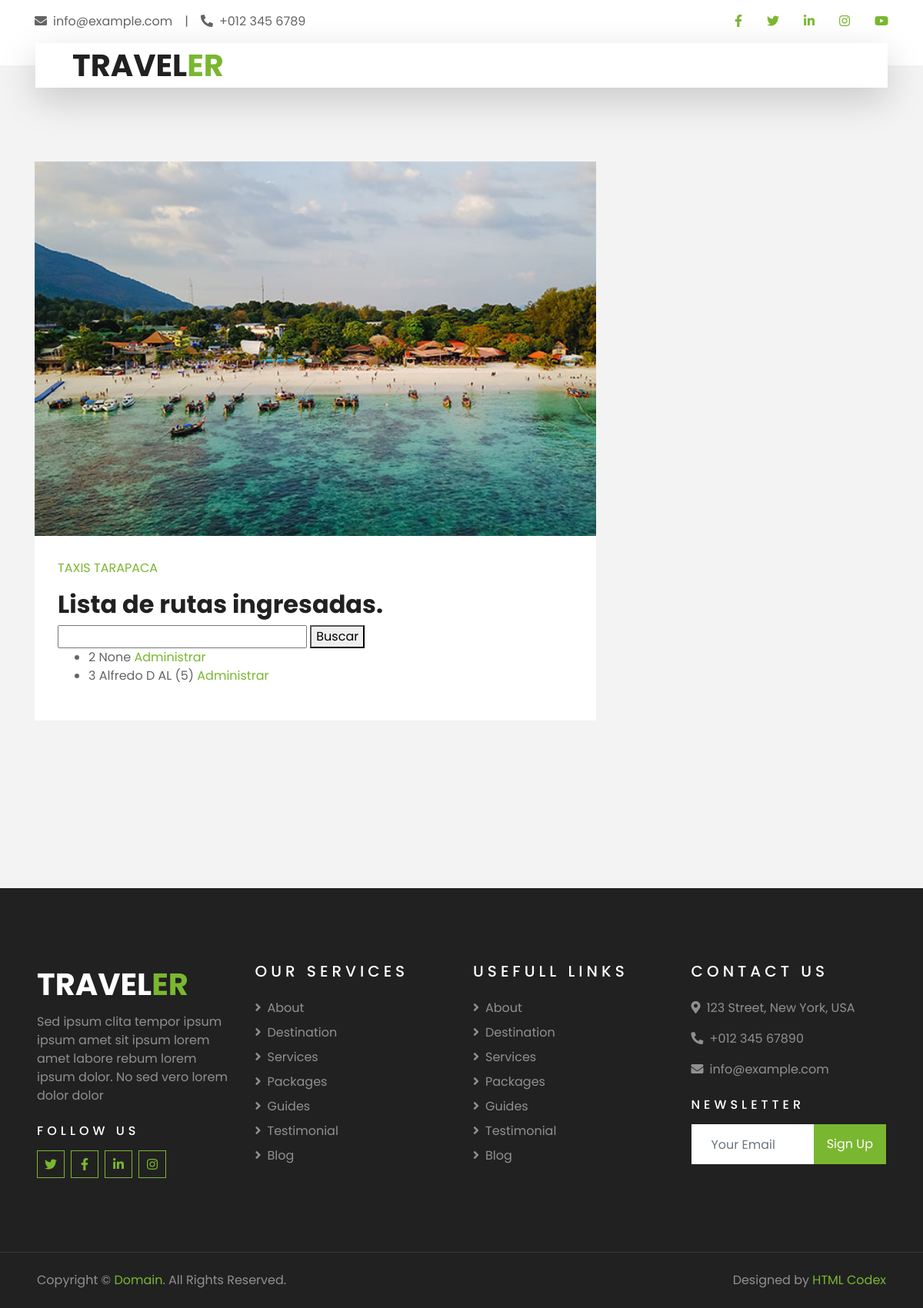
/es/scr_arut/ (signed in), run on the app's committed database.
### Gestion_viajes/models.py (models this page shows)
class Ruta(models.Model):
    id = models.AutoField(primary_key=True,unique=True)
    conductor = models.ForeignKey(Taxista,on_delete=models.SET_NULL,null=True,blank=True,default=None)
    origen = models.CharField(max_length=254,null=True,blank=True)
    numero_origen = models.IntegerField(null=True,blank=True)
    tipo_origen = models.ForeignKey(TiposCalle,on_delete = models.SET_NULL,blank=True,null=True,default=None,related_name='ruta_torigen')
    destino = models.CharField(max_length=54,null=True,blank=True)
    numero_destino = models.IntegerField(null=True,blank=True)
    tipo_destino = models.ForeignKey(TiposCalle,on_delete = models.SET_NULL,blank=True,null=True,default=None,related_name='ruta_tdestino')
    fecha_viaje = models.DateField(null=True,blank=True)
    hora_viaje = models.TimeField(null=True,blank=True)
    anulado = models.IntegerField(null=True,blank=True)
    motivo_anulacion = models.TextField(null=True,blank=True)
    observacion = models.CharField(max_length=254,null=True,blank=True)
    descripcion = models.TextField(null=True,blank=True)
    tipo_tarifa = models.ForeignKey(Tarifa,models.SET_NULL,null=True,blank=True,default=None)
    monto_tarifa = models.FloatField(null=True,blank=True)
    region = models.ForeignKey(Region,on_delete=models.SET_NULL,null=True,blank=True,default=None)
    ciudad = models.ForeignKey(Ciudad,on_delete=models.SET_NULL,null=True,blank=True,default=None)
    comuna = models.ForeignKey(Comuna,on_delete=models.SET_NULL,null=True,blank=True,default=None)
    region_destino = models.ForeignKey(Region,on_delete=models.SET_NULL,null=True,blank=True,default=None,related_name='ruta_rdestino')
    ciudad_destino = models.ForeignKey(Ciudad,on_delete=models.SET_NULL,null=True,blank=True,default=None,related_name='ruta_cidestino')
    comuna_destino = models.ForeignKey(Comuna,on_delete=models.SET_NULL,null=True,blank=True,default=None,related_name='ruta_codestino')
    deleted_at = models.DateTimeField(null=True,blank=True)
    created_at = models.DateTimeField(null=True,blank=True)

class Taxista(models.Model):
    id = models.AutoField(primary_key=True,unique=True)
    nombre = models.CharField(max_length=54,null=True,blank=True)
    apellido_p = models.CharField(max_length=54,null=True,blank=True)
    apellido_m = models.CharField(max_length=54,null=True,blank=True)
    genero = models.CharField(max_length=54,null=True,blank=True)
    secretaria_encargada = models.ForeignKey(Secretaria,on_delete=models.SET_NULL,null=True,blank=True,default=None)
    run = models.IntegerField(null=True,blank=True)
    dv = models.CharField(max_length=1,null=True,blank=True)
    estado = models.IntegerField(null=True,blank=True)
    deleted_at = models.DateTimeField(null=True,blank=True)
    created_at = models.DateTimeField(null=True,blank=True)
    def __str__(self):
        return self.nombre + ' ' + self.apellido_p + ' ' + self.apellido_m + ' ' + '(' + str(self.id) + ')'

### Gestion_viajes/views.py (the view)
# urls.py: path("scr_arut/",views.scr_mostrar_rutas,name='scr_mostrar_rutas'),
def scr_mostrar_rutas(request):
    usuario = request.session.get('user',None)
    if usuario is not None:
        form = BusquedaRutaForm()
        context = {'form':form}
        try:
            rutas = Ruta.objects.filter(deleted_at=None)
        except:
            rutas = None
        if rutas is not None:
            context = {'form':form,'rutas':rutas}
        else:
            context = None
        return render(request,'Gestion_viajes/scr_admin_rutas.html',context)
    else:
        return render(request,'Gestion_viajes/err_frb.html')

### Gestion_viajes/forms.py
class BusquedaRutaForm(forms.Form):
    busqueda = forms.CharField(label='Buscar Ruta', max_length=100, required=False)

### Taxis_tarapaca/templates/Gestion_viajes/scr_admin_rutas.html (shortened to what this page needs)
{% extends "secretarias_page.html" %}
{% load cms_tags %}
{% block content %}
    <div class="taxistas-lista">
        <h2>Lista de rutas ingresadas.</h2>
        <form method="get" action="{% url 'scr_buscar_rutas' %}">
            {{ form.busqueda }}
            <button type="submit">Buscar</button>
        </form>
        {% if rutas %}
            <ul>
                {% for ruta in rutas %}
                    <li>{{ ruta.id }} {{ ruta.conductor }} {{ ruta.tipo_tarifa.monto_tarifa }}
                        <a href = "{% url 'scr_ver_datos_ruta' id_ruta=ruta.id %}">Administrar</a>
                    </li>
                {% endfor %}
            </ul>
        {% else %}
            <p>No hay rutas registradas.</p>
        {% endif %}
    </div>
{% endblock content %}

### data on the page
Ruta: id "2", conductor "None"
Ruta: id "3", conductor "Alfredo D AL (5)"
